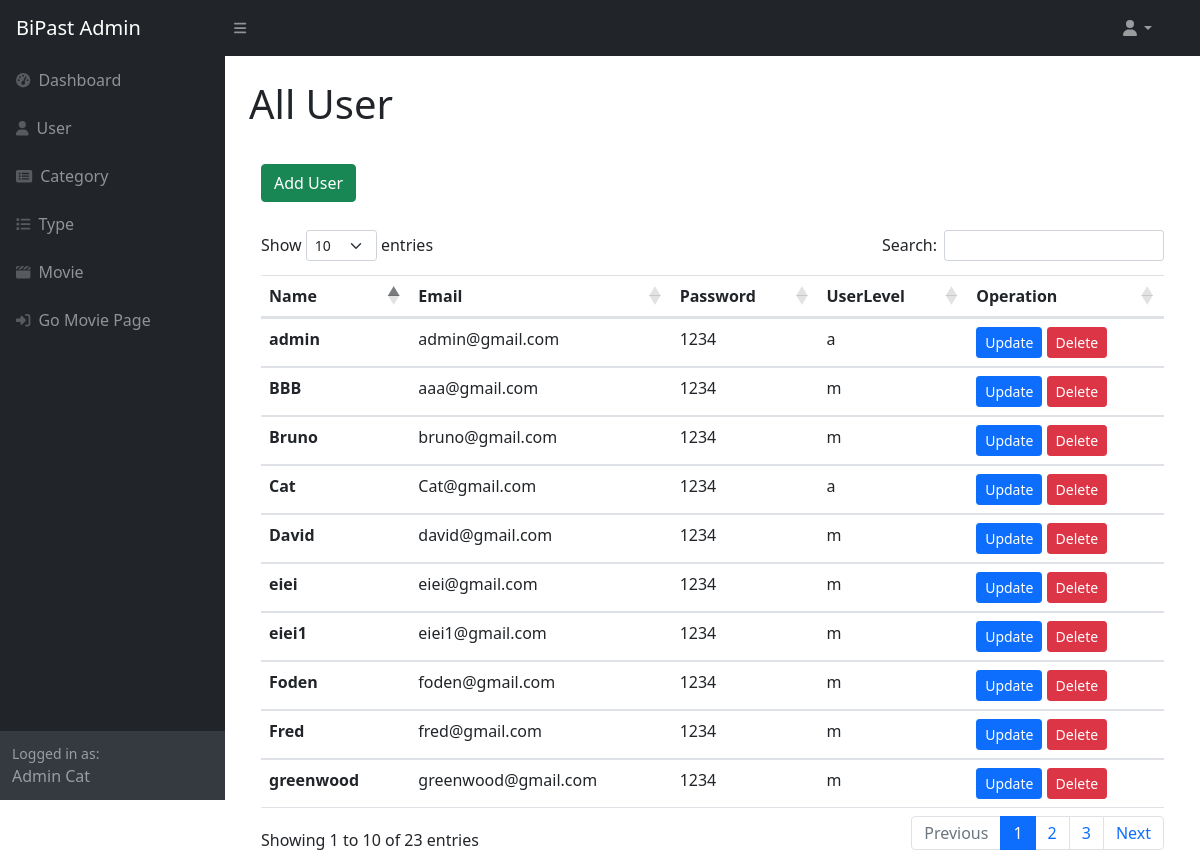
The page /adminpage1.php (signed in) on the database its author committed.
### tables this page shows
CREATE TABLE `user` (
  `id` int(5) NOT NULL,
  `name` varchar(50) NOT NULL,
  `email` varchar(100) NOT NULL,
  `password` varchar(200) NOT NULL,
  `userlevel` varchar(1) NOT NULL
);

### adminpage1.php (the view, shortened to what this page needs)
<?php
    include('connection.php');
?>
<!DOCTYPE html>
<html lang="en">
    <head>
        <link rel="stylesheet" href="https://cdn.jsdelivr.net/npm/bootstrap@4.3.1/dist/css/bootstrap.min.css">
        <link href="https://cdn.jsdelivr.net/npm/simple-datatables@latest/dist/style.css" rel="stylesheet" />
        <link href="admincss/styles.css" rel="stylesheet" />
        <link rel="stylesheet" href="https://cdn.datatables.net/1.11.5/css/dataTables.bootstrap5.min.css">
    </head>
    <body class="sb-nav-fixed">
        <nav class="sb-topnav navbar navbar-expand navbar-dark bg-dark">
            <a class="navbar-brand ps-3" href="adminpage.php">BiPast Admin</a>
            <button class="btn btn-link btn-sm order-1 order-lg-0 me-4 me-lg-0" id="sidebarToggle" href="#!"><i class="fas fa-bars"></i></button>
            <ul class="navbar-nav ms-auto ms-md-0 me-3 me-lg-4">
                <li class="nav-item dropdown">
                    <a class="nav-link dropdown-toggle" id="navbarDropdown" href="#" role="button" data-bs-toggle="dropdown" aria-expanded="false"><i class="fas fa-user fa-fw"></i></a>
                </li>
            </ul>
        </nav>
        <div id="layoutSidenav">
            <div id="layoutSidenav_nav">
                <nav class="sb-sidenav accordion sb-sidenav-dark" id="sidenavAccordion">
                    <div class="sb-sidenav-menu">
                        <div class="nav">
                            <a class="nav-link" href="adminpage.php">
                                <div class="sb-nav-link-icon"><i class="fas fa-tachometer-alt"></i></div>
                                Dashboard
                            </a>
                            <a class="nav-link collapsed" href="adminpage1.php">
                                <div class="sb-nav-link-icon"><i class="fa-solid fa-user"></i></div>
                                User
                            </a>
                            <a class="nav-link collapsed" href="adminpage2.php">
                                <div class="sb-nav-link-icon"><i class="fas fa-rectangle-list"></i></div>
                                Category
                            </a>
                            <a class="nav-link" href="adminpage3.php">
                                <div class="sb-nav-link-icon"><i class="fas fa-list"></i></div>
                                Type
                            </a>
                            <a class="nav-link" href="adminpage4.php">
                                <div class="sb-nav-link-icon"><i class="fa-solid fa-clapperboard"></i></div>
                                Movie
                            </a>
                            <a class="nav-link" href="userpage.php">
                                <div class="sb-nav-link-icon"><i class="fa-solid fa-right-to-bracket"></i></div>
                                Go Movie Page
                            </a>
                        </div>
                    </div>
                    <div class="sb-sidenav-footer">
                        <div class="small">Logged in as:</div>
                        Admin <?php echo $_SESSION['user']?>
                    </div>
                </nav>
            </div>
            <div id="layoutSidenav_content">
                <main>
                    <div class="container-fluid px-4">
                        <h1 class="mt-4">All User</h1>
                        <div class="container">
                            <br>
                            <a href="adduser.php"><button class="btn btn-success my-1" type="submit">Add User</button></a>
                            <br>
                            <br>
                            <table id="datatableuser" class="table">
                                <thead>
                                    <tr>
                                    <th scope="col">Name</th>
                                    <th scope="col">Email</th>
                                    <th scope="col">Password</th>
                                    <th scope="col">UserLevel</th>
                                    <th scope="col">Operation</th>
                                    </tr>
                                </thead>
                                <tbody>
                                    <?php
                                        $result=mysqli_query($conn,"SELECT * FROM user ORDER BY userlevel ASC");
                                        if($result){
                                            while($row=mysqli_fetch_assoc($result)){
                                                $id=$row['id'];
                                                $name=$row['name'];
                                                $email=$row['email'];
                                                $password=$row['password'];
                                                $userlevel=$row['userlevel'];
                                                echo '<tr>
                                                <th scope="row">'.$name.'</th>
                                                <td>'.$email.'</td>
                                                <td>'.$password.'</td>
                                                <td>'.$userlevel.'</td>
                                                <td>
                                                <a href="updateuser.php?id='.$id.'"><button class="btn btn-primary btn-sm" type="submit">Update</button></a>
                                                <a href="deleteuserdb.php?id='.$id.'" onclick="return checkDelete()"><button class="btn btn-danger btn-sm" type="submit">Delete</button></a>
                                                </td>
                                                </tr>';
                                            }
                                        }
                                    ?>
                                </tbody>
                                </table>
                        </div>
                    </div>
            </div>
        </div>
    </body>
</html>

### rows shown on the page
user: name "Cat", email "Cat@gmail.com", password "1234", userlevel "a"
user: name "admin", email "admin@gmail.com", password "1234", userlevel "a"
user: name "Foden", email "foden@gmail.com", password "1234", userlevel "m"
user: name "David", email "david@gmail.com", password "1234", userlevel "m"
user: name "Fred", email "fred@gmail.com", password "1234", userlevel "m"
user: name "greenwood", email "greenwood@gmail.com", password "1234", userlevel "m"
user: name "Bruno", email "bruno@gmail.com", password "1234", userlevel "m"
user: name "BBB", email "aaa@gmail.com", password "1234", userlevel "m"
user: name "eiei", email "eiei@gmail.com", password "1234", userlevel "m"
user: name "eiei1", email "eiei1@gmail.com", password "1234", userlevel "m"

### other values the page prints
$_SESSION['user'] "Cat"
